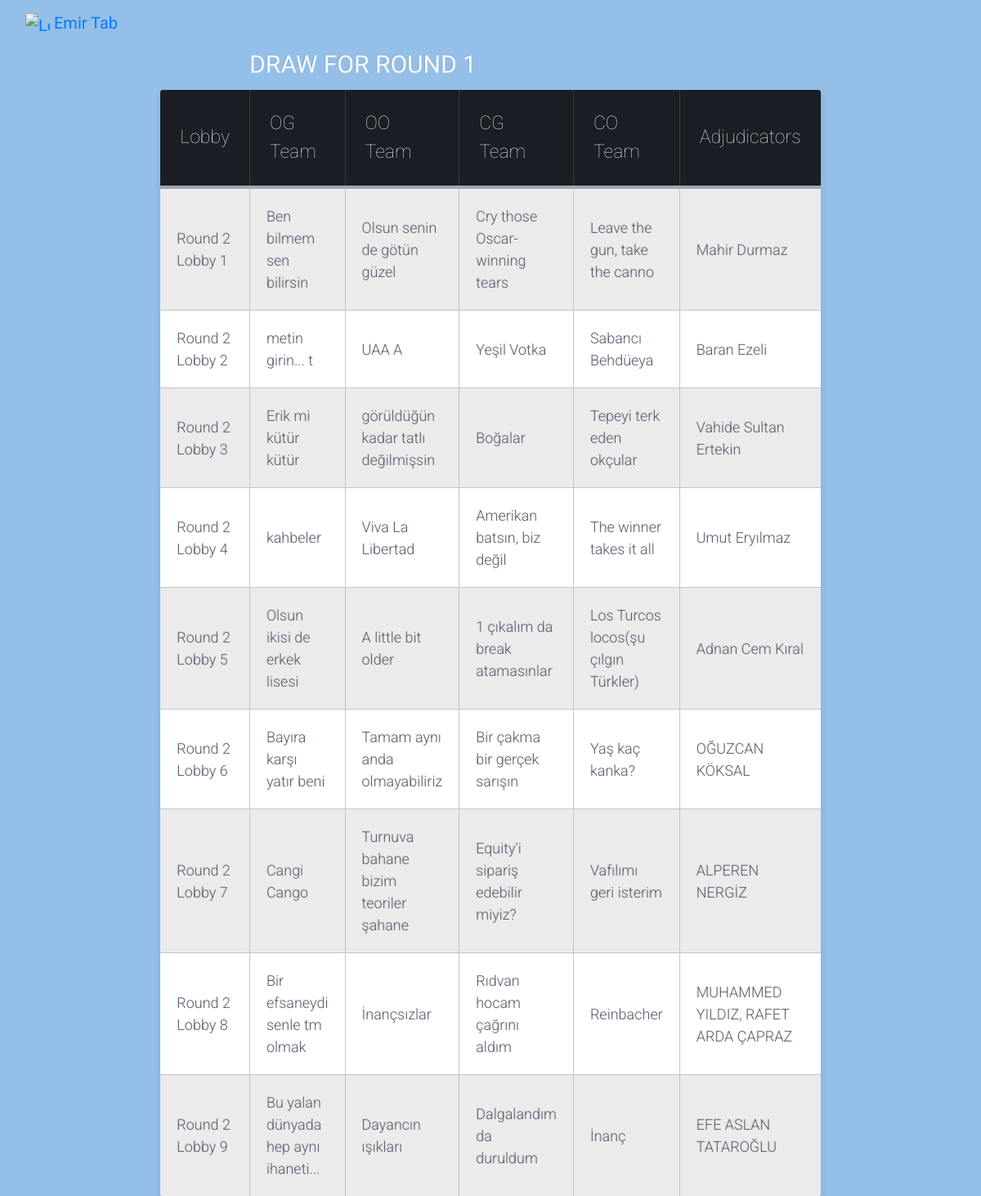
/tourn_info/Deneme 1/round_two/, run on the app's committed database.
### tourn_info/models.py (models this page shows, shortened)
class Lobby(models.Model):
    name = models.CharField(max_length=100, null=True, blank=True)
    teams = models.ManyToManyField(Team, through='TeamAssignment')
    adjudicators = models.ManyToManyField(Adjudicator)  # Changed to ManyToManyField
    tournament = models.ForeignKey(Tournament, on_delete=models.CASCADE)
    round = models.IntegerField(default=1)
    outround = models.BooleanField(default=False)

class Team(models.Model):
    name = models.CharField(max_length = 50)
    institution = models.CharField(max_length = 50,null=True)
    tournament = models.ForeignKey(Tournament, on_delete=models.CASCADE,related_name = "teams")
    og = models.IntegerField(default=0)
    oo = models.IntegerField(default=0)
    cg = models.IntegerField(default=0)
    co = models.IntegerField(default=0)
    r1_pt = models.IntegerField(default=0)
    r2_pt = models.IntegerField(default=0)
    r3_pt = models.IntegerField(default=0)
    r4_pt = models.IntegerField(default=0)
    r5_pt = models.IntegerField(default=0)
    total_points = models.IntegerField(default=0, editable=False)
    total_speaker_points = models.IntegerField(default=0, editable=False)
    eliminated = models.BooleanField(default = False)
    class Meta:
        permissions = (("set_r1_pt","can set round 1's team points"),
                       ("set_r2_pt","can set round 2's team points"),
                       ("set_r3_pt","can set round 3's team points"),
                       ("set_r4_pt","can set round 4's team points"),
                       ("set_r5_pt","can set round 5's team points"))

class Adjudicator(models.Model):
    name = models.CharField(max_length = 50)
    institution = models.CharField(max_length = 50)
    experience = models.TextField(null=True,blank=True)
    points = models.IntegerField(default = 0)
    tournament = models.ForeignKey(Tournament, on_delete=models.CASCADE)

### tourn_info/views.py (the view)
# urls.py: path('<str:tournament_name>/round_two/',views.r2_view, name="r2"),
def r2_view(request, tournament_name):
    tourn = get_object_or_404(Tournament, name=tournament_name)
    if not tourn.r2_view_accessible:
        return redirect('tourn_info:access_denied', tournament_name=tournament_name)
    lobbies = Lobby.objects.filter(tournament=tourn, round=2).prefetch_related('teams', 'adjudicators')
    lobby_assignments = {}
    for lobby in lobbies:
        team_positions = {ta.position: ta.team for ta in TeamAssignment.objects.filter(lobby=lobby)}
        adjudicator_names = ', '.join(adj.name for adj in lobby.adjudicators.all())
        lobby_assignments[lobby] = {**team_positions, 'adjudicators': adjudicator_names}
    context = {
        'lobby_assignments': lobby_assignments
    }
    return render(request, 'tourn_info/round_two.html', context)

### tourn_info/templates/tourn_info/round_two.html (shortened to what this page needs)
{% extends 'tourn_info/round_one.html' %}

### tourn_info/templates/tourn_info/round_one.html (shortened to what this page needs)
{% extends 'tourn_info/tournament_detail.html' %}
{% load static %}
{% block bodyblock %}
<head>
    <link rel = "stylesheet" href = "{% static 'tourn_info/rounds.css'%}">
</head>
<body>
    <div class = "table-title">
        <h3>Draw for Round 1</h3>
    </div>
    <table class ="table-fill">
        <thead>
            <tr>
                <th class = "text-left">Lobby</th>
                <th class = "text-left">OG Team</th>
                <th class = "text-left">OO Team</th>
                <th class = "text-left">CG Team</th>
                <th class = "text-left">CO Team</th>
                <th class = "text-left">Adjudicators</th>
            </tr>
        </thead>
        <tbody class = "table-hover">
            {% for lobby, details in lobby_assignments.items %}
                <tr>
                    <td class = "text-left">{{ lobby.name }}</td>
                    <td class = "text-left">{{ details.OG.name|default_if_none:"" }}</td>
                    <td class = "text-left">{{ details.OO.name|default_if_none:"" }}</td>
                    <td class = "text-left">{{ details.CG.name|default_if_none:"" }}</td>
                    <td class = "text-left">{{ details.CO.name|default_if_none:"" }}</td>
                    <td class = "text-left">{{ details.adjudicators }}</td>
                </tr>
            {% empty %}
                <tr><td colspan="6">No team assignments available.</td></tr>
            {% endfor %}
        </tbody>
    </table>
</body>
{% endblock %}

### tourn_info/static/tourn_info/rounds.css (style rules this page uses)
body { background-color: #94bfe9; font-family: "Roboto", helvetica, arial, sans-serif; font-size: 16px; font-weight: 400; text-rendering: optimizeLegibility; }
div.table-title { display: block; margin: auto; max-width: 600px; padding:5px; width: 100%; }
.table-title h3 { color: #fafafa; font-size: 30px; font-weight: 400; font-style:normal; font-family: "Roboto", helvetica, arial, sans-serif; text-shadow: -1px -1px 1px rgba(0, 0, 0, 0.1); text-transform:uppercase; }
.table-fill { background: white; border-radius:3px; border-collapse: collapse; height: 320px; margin: auto; max-width: 600px; padding:5px; width: 100%; box-shadow: 0 5px 10px rgba(0, 0, 0, 0.1); animation: float 5s infinite; }
th { color:#D5DDE5;; background:#1b1e24; border-bottom:4px solid #9ea7af; border-right: 1px solid #343a45; font-size:23px; font-weight: 100; padding:24px; text-align:left; text-shadow: 0 1px 1px rgba(0, 0, 0, 0.1); vertical-align:middle; }
th:first-child { border-top-left-radius:3px; }
th:last-child { border-top-right-radius:3px; border-right:none; }
tr { border-top: 1px solid #C1C3D1; border-bottom: 1px solid #C1C3D1; color:#5e6174; font-size:16px; font-weight:normal; text-shadow: 0 1px 1px rgba(256, 256, 256, 0.1); }
tr:first-child { border-top:none; }
tr:last-child { border-bottom:none; }
tr:nth-child(odd) td { background:#EBEBEB; }
tr:last-child td:first-child { border-bottom-left-radius:3px; }
tr:last-child td:last-child { border-bottom-right-radius:3px; }
td { background:#FFFFFF; padding:20px; text-align:left; vertical-align:middle; font-weight:300; font-size:18px; text-shadow: -1px -1px 1px rgba(0, 0, 0, 0.1); border-right: 1px solid #C1C3D1; }
td:last-child { border-right: 0px; }
th.text-left { text-align: left; }
td.text-left { text-align: left; }

### data on the page
Lobby: name "Round 2 Lobby 1", OG.name "Ben bilmem sen bilirsin", OO.name "Olsun senin de götün güzel", CG.name "Cry those Oscar-winning tears", CO.name "Leave the gun, take the canno", adjudicators "Mahir Durmaz"
Lobby: name "Round 2 Lobby 2", OG.name "metin girin... t", OO.name "UAA A", CG.name "Yeşil Votka", CO.name "Sabancı Behdüeya", adjudicators "Baran Ezeli"
Lobby: name "Round 2 Lobby 3", OG.name "Erik mi kütür kütür", OO.name "görüldüğün kadar tatlı değilmişsin", CG.name "Boğalar", CO.name "Tepeyi terk eden okçular", adjudicators "Vahide Sultan Ertekin"
Lobby: name "Round 2 Lobby 4", OG.name "kahbeler", OO.name "Viva La Libertad", CG.name "Amerikan batsın, biz değil", CO.name "The winner takes it all", adjudicators "Umut Eryılmaz"
Lobby: name "Round 2 Lobby 5", OG.name "Olsun ikisi de erkek lisesi", OO.name "A little bit older", CG.name "1 çıkalım da break atamasınlar", CO.name "Los Turcos locos(şu çılgın Türkler)", adjudicators "Adnan Cem Kıral"
Lobby: name "Round 2 Lobby 6", OG.name "Bayıra karşı yatır beni", OO.name "Tamam aynı anda olmayabiliriz", CG.name "Bir çakma bir gerçek sarışın", CO.name "Yaş kaç kanka?", adjudicators "OĞUZCAN KÖKSAL"
Lobby: name "Round 2 Lobby 7", OG.name "Cangi Cango", OO.name "Turnuva bahane bizim teoriler şahane", CG.name "Equity'i sipariş edebilir miyiz?", CO.name "Vafılımı geri isterim", adjudicators "ALPEREN NERGİZ"
Lobby: name "Round 2 Lobby 8", OG.name "Bir efsaneydi senle tm olmak", OO.name "İnançsızlar", CG.name "Rıdvan hocam çağrını aldım", CO.name "Reinbacher", adjudicators "MUHAMMED YILDIZ, RAFET ARDA ÇAPRAZ"
Lobby: name "Round 2 Lobby 9", OG.name "Bu yalan dünyada hep aynı ihaneti...", OO.name "Dayancın ışıkları", CG.name "Dalgalandım da duruldum", CO.name "İnanç", adjudicators "EFE ASLAN TATAROĞLU"
